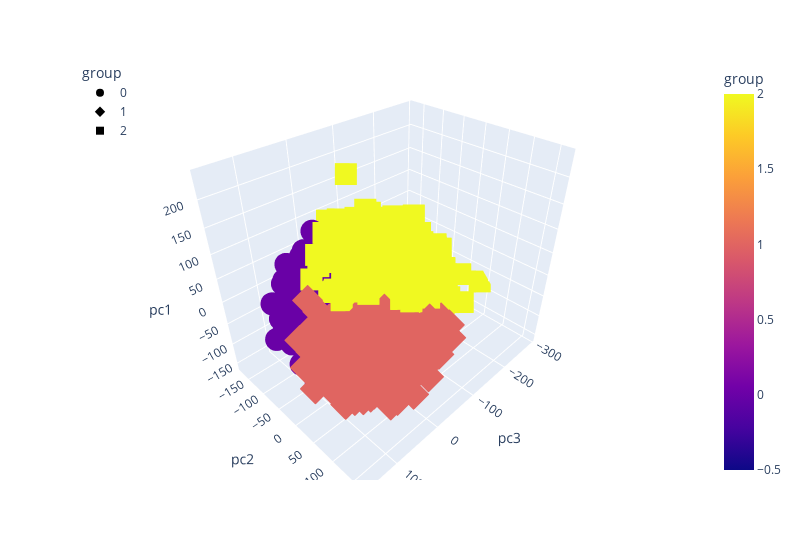

The code cell stored with this chart in its notebook:
### Code cell
fig = px.scatter_3d(
    pca_df,
    x="pc3",
    y="pc2",
    z="pc1",
    color="group",
    symbol="group",
    width=800,
)
fig.update_layout(legend=dict(x=0, y=1))
fig.show()

### Figure 1 — Plotly figure (JSON) as saved in the notebook; plotly's stock layout.template omitted (floating-point values rounded to 4 significant figures; data arrays with more than 128 entries replaced by an {"elided": "..."} marker saying what was removed)
{"data": [{"hovertemplate": "group=%{marker.color}<br>pc3=%{x}<br>pc2=%{y}<br>pc1=%{z}<extra></extra>", "legendgroup": "0", "marker": {"color": {"elided": "204 int values"}, "coloraxis": "coloraxis", "symbol": "circle"}, "mode": "markers", "name": "0", "scene": "scene", "showlegend": true, "type": "scatter3d", "x": {"elided": "204 float values"}, "y": {"elided": "204 float values"}, "z": {"elided": "204 float values"}}, {"hovertemplate": "group=%{marker.color}<br>pc3=%{x}<br>pc2=%{y}<br>pc1=%{z}<extra></extra>", "legendgroup": "1", "marker": {"color": {"elided": "198 int values"}, "coloraxis": "coloraxis", "symbol": "diamond"}, "mode": "markers", "name": "1", "scene": "scene", "showlegend": true, "type": "scatter3d", "x": {"elided": "198 float values"}, "y": {"elided": "198 float values"}, "z": {"elided": "198 float values"}}, {"hovertemplate": "group=%{marker.color}<br>pc3=%{x}<br>pc2=%{y}<br>pc1=%{z}<extra></extra>", "legendgroup": "2", "marker": {"color": {"elided": "216 int values"}, "coloraxis": "coloraxis", "symbol": "square"}, "mode": "markers", "name": "2", "scene": "scene", "showlegend": true, "type": "scatter3d", "x": {"elided": "216 float values"}, "y": {"elided": "216 float values"}, "z": {"elided": "216 float values"}}], "layout": {"coloraxis": {"colorbar": {"title": {"text": "group"}}, "colorscale": [[0, "#0d0887"], [0.1111, "#46039f"], [0.2222, "#7201a8"], [0.3333, "#9c179e"], [0.4444, "#bd3786"], [0.5556, "#d8576b"], [0.6667, "#ed7953"], [0.7778, "#fb9f3a"], [0.8889, "#fdca26"], [1, "#f0f921"]]}, "legend": {"title": {"text": "group"}, "tracegroupgap": 0, "x": 0, "y": 1}, "margin": {"t": 60}, "scene": {"domain": {"x": [0, 1], "y": [0, 1]}, "xaxis": {"title": {"text": "pc3"}}, "yaxis": {"title": {"text": "pc2"}}, "zaxis": {"title": {"text": "pc1"}}}, "width": 800}}
